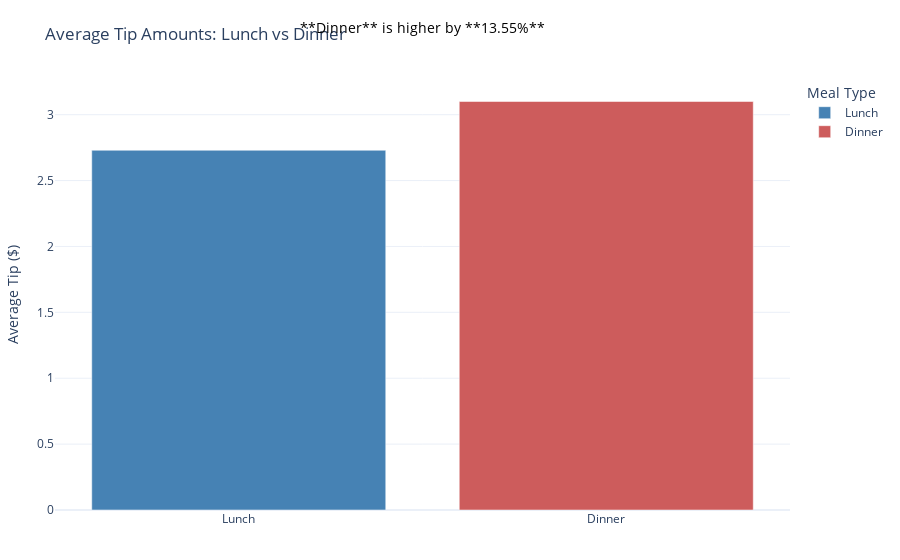

Notebook code cell kept with this figure:
### Code cell
fig.show()

### Figure 1 — Plotly figure (JSON) as saved in the notebook; plotly's stock layout.template omitted (floating-point values rounded to 4 significant figures)
{"data": [{"marker": {"color": "steelblue"}, "name": "Lunch", "type": "bar", "x": ["Lunch"], "y": [2.73]}, {"marker": {"color": "indianred"}, "name": "Dinner", "type": "bar", "x": ["Dinner"], "y": [3.1]}], "layout": {"annotations": [{"font": {"color": "black", "size": 14}, "showarrow": false, "text": "**Dinner** is higher by **13.55%**", "x": 0.5, "xref": "paper", "y": 1.15, "yref": "paper"}], "barmode": "group", "legend": {"title": {"text": "Meal Type"}}, "margin": {"b": 50, "l": 50, "r": 50, "t": 80}, "title": {"text": "Average Tip Amounts: Lunch vs Dinner"}, "yaxis": {"title": {"text": "Average Tip ($)"}}}}
